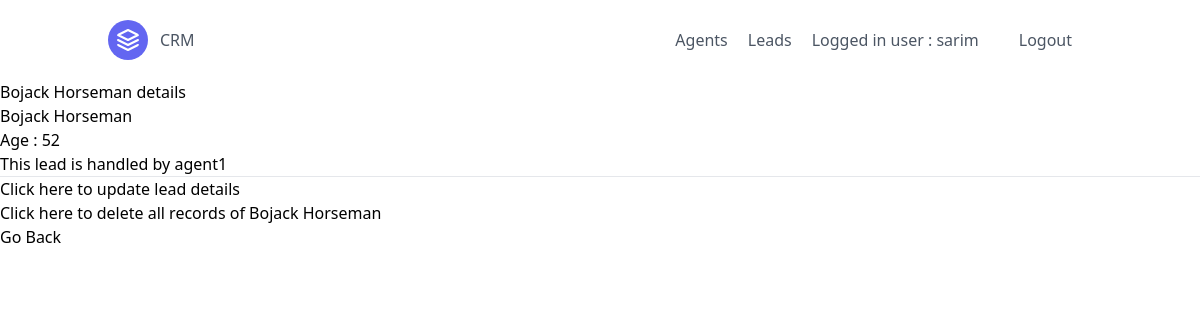
Page /leads/2/ (signed in) on the committed database.
### leads/models.py (models this page shows)
class User(AbstractUser):
    is_organizer = models.BooleanField(default=True)
    is_agent = models.BooleanField(default= False)

class Lead(models.Model):
    first_name = models.CharField(max_length=25)
    last_name = models.CharField(max_length=25)
    age = models.PositiveIntegerField()
    organisation = models.ForeignKey(UserProfile,  on_delete=models.CASCADE)
    agent = models.ForeignKey("Agent", blank=True, null= True,on_delete=models.SET_NULL)
    def __str__(self):
        return f"{self.first_name} {self.last_name}"

class Agent(models.Model):
    user = models.OneToOneField(User, on_delete=models.CASCADE)
    organisation = models.ForeignKey(UserProfile, on_delete=models.CASCADE)
    def __str__(self):
        return self.user.username

### leads/views.py (the view)
# urls.py: path("<int:pk>/", LeadDetailView.as_view(), name = "lead-detail"),
class LeadDetailView(LoginRequiredMixin, DetailView):
    template_name = "leads/lead_detail.html"
    context_object_name = "object"
    def get_queryset(self):
        user = self.request.user
        if user.is_organizer:
            queryset = Lead.objects.filter(organisation = user.userprofile)
        else:
            queryset = Lead.objects.filter(organisation = user.agent.organisation)
            queryset = queryset.filter(agent__user = user)
        return queryset

### leads/templates/leads/lead_detail.html
{% extends "base.html" %}
{% block content %}
    <h4>{{object}} details</h4>
    {{object.first_name}} {{object.last_name}}
    <div>Age : {{object.age}}</div>
    <div>This lead is handled by {{object.agent}}</div>
    <hr>
    {% if request.user.is_organizer %}
    <div>
        <p>
            <a href="{% url 'leads:lead-update' object.pk %}">
            Click here to update lead details
            </a>
        </p>
        <p>
            <a href="{% url 'leads:lead-delete' object.pk %}">Click here to delete all records of {{object}}</a>
        </p>
    {% endif %}
    <p>
        <a href="{% url 'leads:lead-list' %}">Go Back</a>
    </p>
    </div>
{% endblock content %}

### pages/templates/navbar.html
<header class="text-gray-600 body-font">
    <div class="container mx-auto flex flex-wrap p-5 flex-col md:flex-row items-center">
      <a class="flex title-font font-medium items-center text-gray-900 mb-4 md:mb-0">
        <svg xmlns="http://www.w3.org/2000/svg" fill="none" stroke="currentColor" stroke-linecap="round" stroke-linejoin="round" stroke-width="2" class="w-10 h-10 text-white p-2 bg-indigo-500 rounded-full" viewBox="0 0 24 24">
          <path d="M12 2L2 7l10 5 10-5-10-5zM2 17l10 5 10-5M2 12l10 5 10-5"></path>
        </svg>
        <span class="ml-3 text-xl"><a href="{% url 'landing-view' %}">CRM</a> </span>
      </a>
      <nav class="md:ml-auto flex flex-wrap items-center text-base justify-center">
        {% if request.user.is_organizer %}
        <a href="{% url 'agents:agent-list' %}" class="mr-5 hover:text-gray-900">Agents</a>
        {% endif %}
        <a href="{% url 'leads:lead-list' %}" class="mr-5 hover:text-gray-900">Leads</a>
        {% if request.user.is_authenticated %}
        <a class="mr-10 hover:text-gray-900">Logged in user : {{request.user}}</a>
        <a href="{% url 'logout' %}" class="mr-5 hover:text-gray-900">Logout</a>
        {% else %}
        <a href="{% url 'login' %}" class="mr-5 hover:text-gray-900">Login</a>
        <a href="{% url 'signup' %}" class="mr-5 hover:text-gray-900">Signup</a>
        {% endif %}
      </nav>
    </div>
  </header>

### rows in the picture
User: user "sarim"
Lead: first_name+last_name "Bojack Horseman", first_name "Bojack", last_name "Horseman", age "52", agent "agent1"
